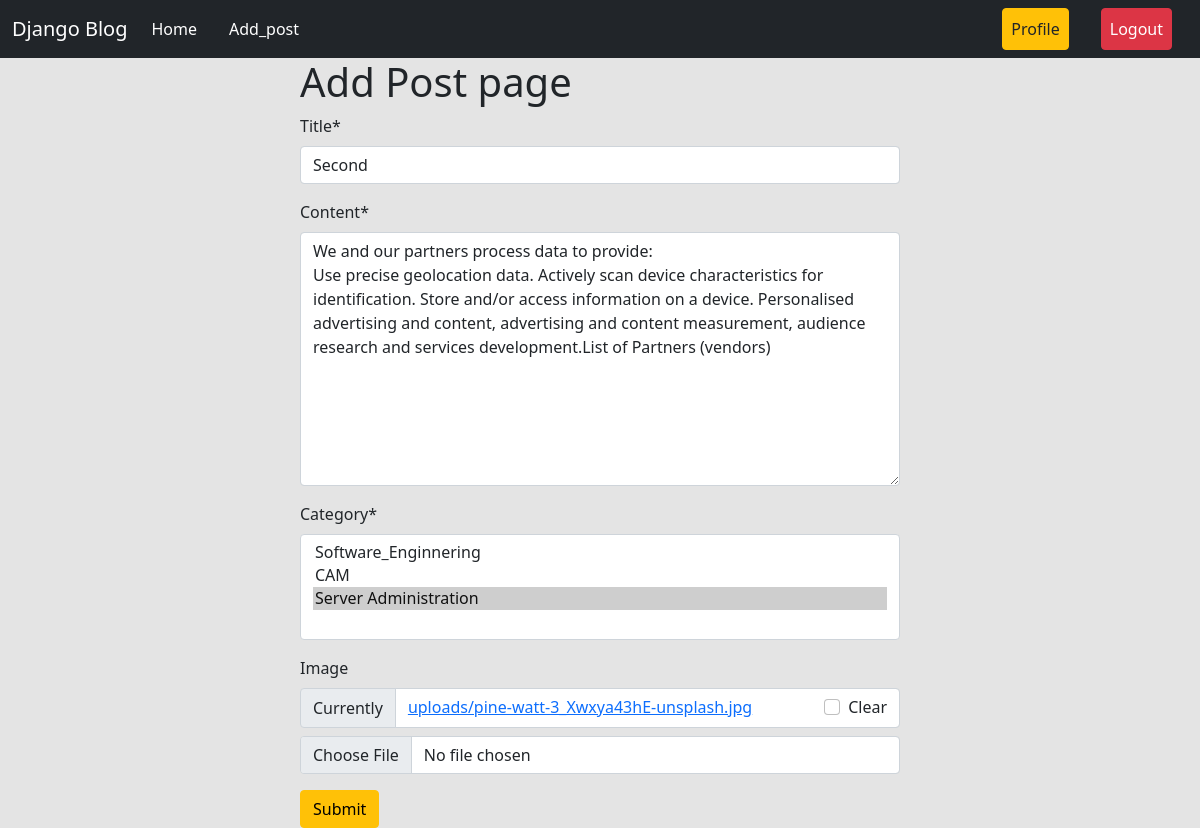
Screenshot of /post/edit/2/ (signed in) with the database file from the repository.
### posts/models.py (models this page shows, shortened)
class Post(models.Model):
     title = models.CharField(max_length=50)
     content = models.TextField()
     category = models.ManyToManyField(Category)
     author =  models.ForeignKey(User , on_delete=models.CASCADE)
     image = models.ImageField(upload_to='uploads/',blank=True,null=True )

### posts/views.py (the view)
# urls.py: path('edit/<int:id>/',views.EditPostView.as_view(),name='edit_post'),
@method_decorator(login_required,name = 'dispatch')
class EditPostView(UpdateView):
      model = models.Post
      form_class = forms.PostForm
      template_name = 'add_post.html'
      pk_url_kwarg = 'id'
      success_url = reverse_lazy('profile')

### posts/forms.py
class PostForm(forms.ModelForm):
    class Meta:
        model = Post
        exclude = ['author']

### categories/models.py (called while the page is built)
     def __str__(self):
          return self.name

### templates/add_post.html (shortened to what this page needs)
{% extends 'base.html' %}
{% load crispy_forms_tags %}
{% block content %}
<form style="width:50%; margin:auto" method="post">
    <h1>Add Post page</h1>
    {{form | crispy}}
    <button class="btn btn-warning">Submit</button>
</form>
{% endblock %}

### rows the page displays
Post: title "Second", content "We and our partners process data to provide: Use precise geolocation data. Actively scan device characteristics for identification. Store and/or access information on a device. Personalised advertising and content, advertising and content measurement, audience research and services development.List of Partners (vendors)"
